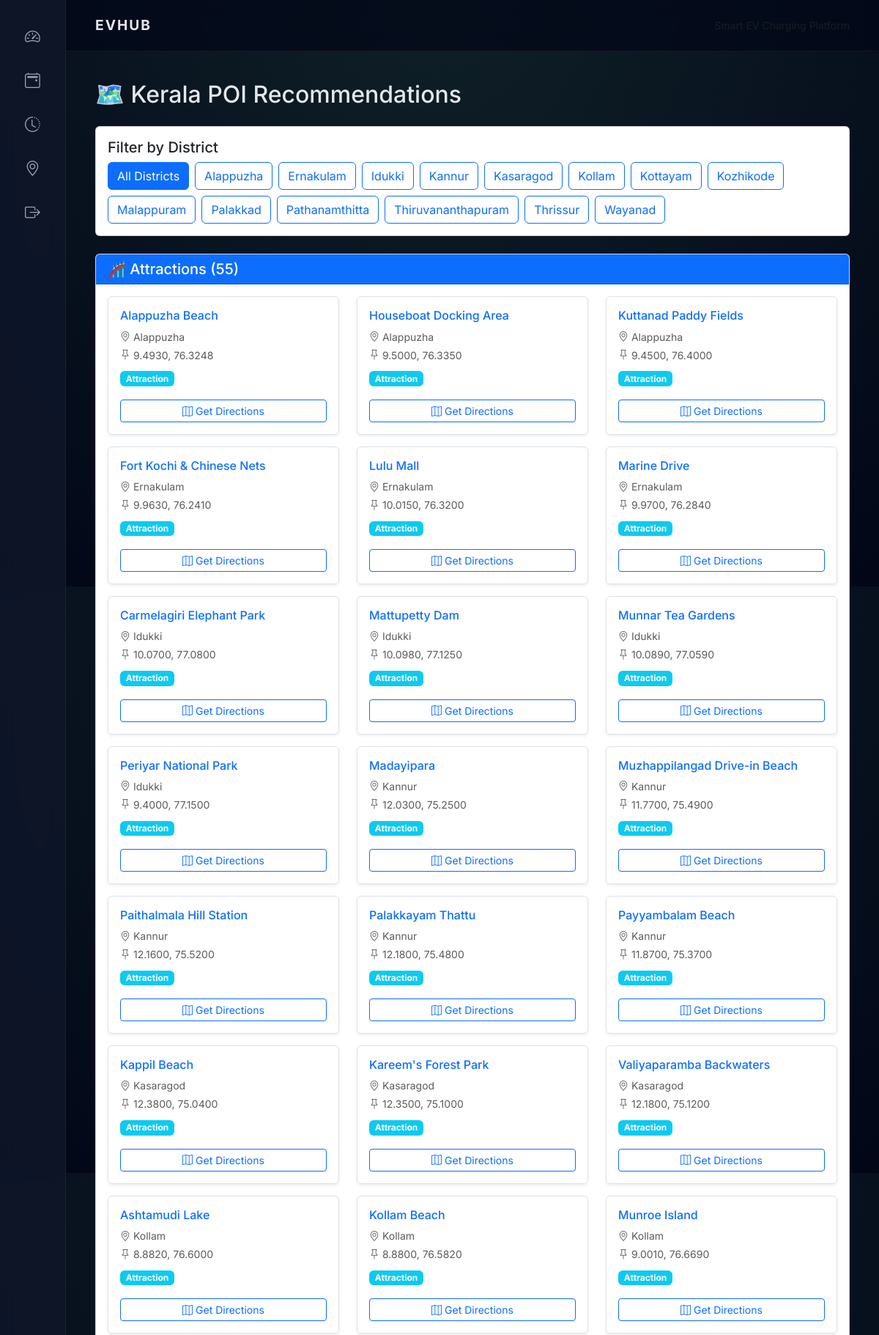
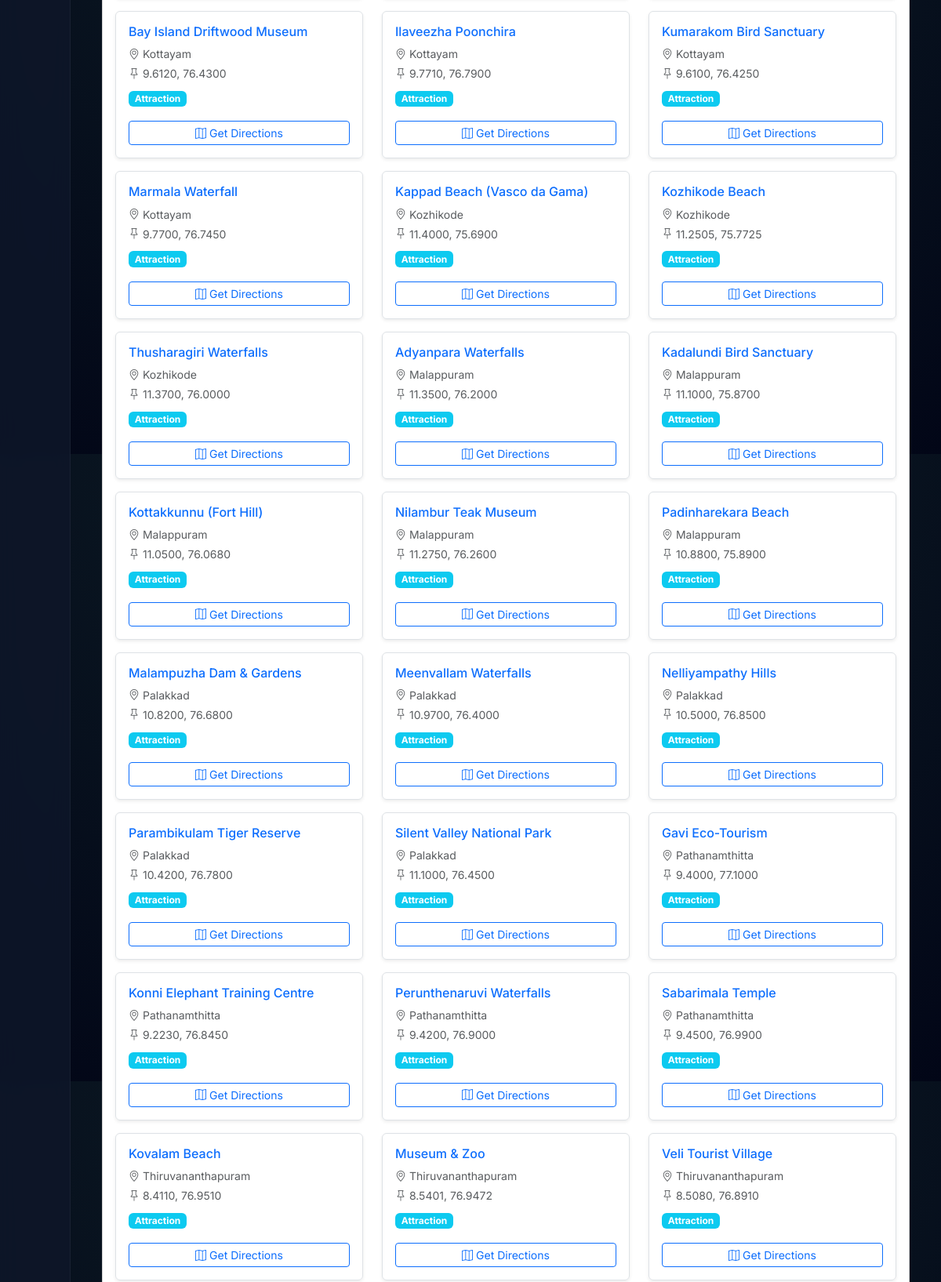
The app's page /poi-recommendations/ (signed in, upper part) with its own data (2 pictures, top to bottom).
### core/models.py (models this page shows, shortened)
class POI(models.Model):
    CATEGORY_CHOICES = [
        ('hotel', 'Hotel'),
        ('restaurant', 'Restaurant'),
        ('cafe', 'Cafe'),
        ('attraction', 'Attraction'),
        ('landmark', 'Landmark'),
    ]
    district = models.CharField(max_length=150)
    poi_name = models.CharField(max_length=255)
    category = models.CharField(max_length=50, choices=CATEGORY_CHOICES)
    latitude = models.DecimalField(max_digits=9, decimal_places=6)
    longitude = models.DecimalField(max_digits=9, decimal_places=6)
    is_active = models.BooleanField(default=True)
    created_at = models.DateTimeField(auto_now_add=True)
    updated_at = models.DateTimeField(auto_now=True)
    class Meta:
        ordering = ['district', 'poi_name']

### core/views.py (the view)
# urls.py: path('poi-recommendations/', views.poi_recommendations, name='poi_recommendations'),
@login_required
def poi_recommendations(request):
    districts = POI.objects.filter(is_active=True).values_list('district', flat=True).distinct().order_by('district')
    selected_district = request.GET.get('district')
    pois = POI.objects.filter(is_active=True)
    if selected_district:
        pois = pois.filter(district=selected_district)
    categories = {}
    for poi in pois:
        if poi.category not in categories:
            categories[poi.category] = []
        categories[poi.category].append(poi)
    return render(request, 'core/poi_recommendations.html', {
        'districts': districts,
        'selected_district': selected_district,
        'categories': categories,
        'pois': pois,
    })

### core/templates/core/poi_recommendations.html (shortened to what this page needs)
{% extends 'core/base.html' %}
{% block content %}
<h2 class="mb-4">🗺️ Kerala POI Recommendations</h2>
<div class="card mb-4">
  <div class="card-body">
    <h5 class="card-title">Filter by District</h5>
    <div class="d-flex gap-2 flex-wrap">
      <a href="{% url 'poi_recommendations' %}" class="btn btn-outline-primary {% if not selected_district %}active{% endif %}">
        All Districts
      </a>
      {% for district in districts %}
        <a href="{% url 'poi_recommendations' %}?district={{ district }}" class="btn btn-outline-primary {% if district == selected_district %}active{% endif %}">
          {{ district }}
        </a>
      {% endfor %}
    </div>
  </div>
</div>
{% if categories %}
  {% for category, pois in categories.items %}
    <div class="card mb-4">
      <div class="card-header bg-primary text-white">
        <h5 class="mb-0">
          {% if category == 'hotel' %}🏨{% elif category == 'restaurant' %}🍽️{% elif category == 'cafe' %}☕{% elif category == 'attraction' %}🎢{% elif category == 'landmark' %}🏛️{% endif %}
          {{ category|title }}s ({{ pois|length }})
        </h5>
      </div>
      <div class="card-body">
        <div class="row">
          {% for poi in pois %}
            <div class="col-md-6 col-lg-4 mb-3">
              <div class="border rounded p-3 h-100 shadow-sm poi-card d-flex flex-column">
                <h6 class="mb-2 text-primary">{{ poi.poi_name }}</h6>
                <p class="mb-1 text-muted small">
                  <i class="bi bi-geo-alt"></i> {{ poi.district }}
                </p>
                <p class="mb-2 text-muted small">
                  <i class="bi bi-pin"></i>
                  <span title="Coordinates">{{ poi.latitude|floatformat:4 }}, {{ poi.longitude|floatformat:4 }}</span>
                </p>
                <div class="mb-2">
                  <span class="badge bg-info">{{ poi.category|title }}</span>
                </div>
                <a href="https://www.google.com/maps/dir/?api=1&destination={{ poi.latitude }},{{ poi.longitude }}"
                   target="_blank"
                   rel="noopener noreferrer"
                   class="btn btn-sm btn-outline-primary directions-btn mt-auto">
                  <i class="bi bi-map"></i> Get Directions
                </a>
              </div>
            </div>
          {% endfor %}
        </div>
      </div>
    </div>
  {% endfor %}
{% else %}
  <div class="alert alert-info">
    <i class="bi bi-info-circle"></i> No POIs found for the selected filter.
  </div>
{% endif %}
{% endblock %}

### core/templates/core/base.html (style rules this page uses)
body { font-family: 'Inter', sans-serif; background: radial-gradient(circle at top, #0f2027, #020617); color: #e5e7eb; min-height: 100vh; overflow-x: hidden; }

### core/templates/core/poi_recommendations.html (style rules this page uses)
.poi-card { transition: all 0.3s ease; position: relative; }
.poi-card .badge { display: inline-block; margin-bottom: 10px; }
.directions-btn { width: 100%; margin-top: auto; }

### records on screen
POI: categories "Attraction", poi_name "Alappuzha Beach", district "Alappuzha", latitude "9.4930", longitude "76.3248", category "Attraction"
POI: poi_name "Houseboat Docking Area", district "Alappuzha", latitude "9.5000", longitude "76.3350", category "Attraction"
POI: poi_name "Kuttanad Paddy Fields", district "Alappuzha", latitude "9.4500", longitude "76.4000", category "Attraction"
POI: poi_name "Fort Kochi & Chinese Nets", district "Ernakulam", latitude "9.9630", longitude "76.2410", category "Attraction"
POI: poi_name "Lulu Mall", district "Ernakulam", latitude "10.0150", longitude "76.3200", category "Attraction"
POI: poi_name "Marine Drive", district "Ernakulam", latitude "9.9700", longitude "76.2840", category "Attraction"
POI: poi_name "Carmelagiri Elephant Park", district "Idukki", latitude "10.0700", longitude "77.0800", category "Attraction"
POI: poi_name "Mattupetty Dam", district "Idukki", latitude "10.0980", longitude "77.1250", category "Attraction"
POI: poi_name "Munnar Tea Gardens", district "Idukki", latitude "10.0890", longitude "77.0590", category "Attraction"
POI: poi_name "Periyar National Park", district "Idukki", latitude "9.4000", longitude "77.1500", category "Attraction"
POI: poi_name "Madayipara", district "Kannur", latitude "12.0300", longitude "75.2500", category "Attraction"
POI: poi_name "Muzhappilangad Drive-in Beach", district "Kannur", latitude "11.7700", longitude "75.4900", category "Attraction"
POI: poi_name "Paithalmala Hill Station", district "Kannur", latitude "12.1600", longitude "75.5200", category "Attraction"
POI: poi_name "Palakkayam Thattu", district "Kannur", latitude "12.1800", longitude "75.4800", category "Attraction"
POI: poi_name "Payyambalam Beach", district "Kannur", latitude "11.8700", longitude "75.3700", category "Attraction"
POI: poi_name "Kappil Beach", district "Kasaragod", latitude "12.3800", longitude "75.0400", category "Attraction"
POI: poi_name "Kareem's Forest Park", district "Kasaragod", latitude "12.3500", longitude "75.1000", category "Attraction"
POI: poi_name "Valiyaparamba Backwaters", district "Kasaragod", latitude "12.1800", longitude "75.1200", category "Attraction"
POI: poi_name "Ashtamudi Lake", district "Kollam", latitude "8.8820", longitude "76.6000", category "Attraction"
POI: poi_name "Kollam Beach", district "Kollam", latitude "8.8800", longitude "76.5820", category "Attraction"
POI: poi_name "Munroe Island", district "Kollam", latitude "9.0010", longitude "76.6690", category "Attraction"
POI: poi_name "Bay Island Driftwood Museum", district "Kottayam", latitude "9.6120", longitude "76.4300", category "Attraction"
POI: poi_name "Ilaveezha Poonchira", district "Kottayam", latitude "9.7710", longitude "76.7900", category "Attraction"
POI: poi_name "Kumarakom Bird Sanctuary", district "Kottayam", latitude "9.6100", longitude "76.4250", category "Attraction"
POI: poi_name "Marmala Waterfall", district "Kottayam", latitude "9.7700", longitude "76.7450", category "Attraction"
POI: poi_name "Kappad Beach (Vasco da Gama)", district "Kozhikode", latitude "11.4000", longitude "75.6900", category "Attraction"
POI: poi_name "Kozhikode Beach", district "Kozhikode", latitude "11.2505", longitude "75.7725", category "Attraction"
POI: poi_name "Thusharagiri Waterfalls", district "Kozhikode", latitude "11.3700", longitude "76.0000", category "Attraction"
POI: poi_name "Adyanpara Waterfalls", district "Malappuram", latitude "11.3500", longitude "76.2000", category "Attraction"
POI: poi_name "Kadalundi Bird Sanctuary", district "Malappuram", latitude "11.1000", longitude "75.8700", category "Attraction"
POI: poi_name "Kottakkunnu (Fort Hill)", district "Malappuram", latitude "11.0500", longitude "76.0680", category "Attraction"
POI: poi_name "Nilambur Teak Museum", district "Malappuram", latitude "11.2750", longitude "76.2600", category "Attraction"
POI: poi_name "Padinharekara Beach", district "Malappuram", latitude "10.8800", longitude "75.8900", category "Attraction"
POI: poi_name "Malampuzha Dam & Gardens", district "Palakkad", latitude "10.8200", longitude "76.6800", category "Attraction"
POI: poi_name "Meenvallam Waterfalls", district "Palakkad", latitude "10.9700", longitude "76.4000", category "Attraction"
POI: poi_name "Nelliyampathy Hills", district "Palakkad", latitude "10.5000", longitude "76.8500", category "Attraction"
POI: poi_name "Parambikulam Tiger Reserve", district "Palakkad", latitude "10.4200", longitude "76.7800", category "Attraction"
POI: poi_name "Silent Valley National Park", district "Palakkad", latitude "11.1000", longitude "76.4500", category "Attraction"
POI: poi_name "Gavi Eco-Tourism", district "Pathanamthitta", latitude "9.4000", longitude "77.1000", category "Attraction"
POI: poi_name "Konni Elephant Training Centre", district "Pathanamthitta", latitude "9.2230", longitude "76.8450", category "Attraction"
POI: poi_name "Perunthenaruvi Waterfalls", district "Pathanamthitta", latitude "9.4200", longitude "76.9000", category "Attraction"
POI: poi_name "Sabarimala Temple", district "Pathanamthitta", latitude "9.4500", longitude "76.9900", category "Attraction"
POI: poi_name "Kovalam Beach", district "Thiruvananthapuram", latitude "8.4110", longitude "76.9510", category "Attraction"
POI: poi_name "Museum & Zoo", district "Thiruvananthapuram", latitude "8.5401", longitude "76.9472", category "Attraction"
POI: poi_name "Veli Tourist Village", district "Thiruvananthapuram", latitude "8.5080", longitude "76.8910", category "Attraction"

### other values on screen
{{ district }} "Alappuzha" "Ernakulam" "Idukki" "Kannur" "Kasaragod" "Kollam" "Kottayam" "Kozhikode" "Malappuram" "Palakkad" "Pathanamthitta" "Thiruvananthapuram" "Thrissur" "Wayanad"
{{ pois|length }} "55"
